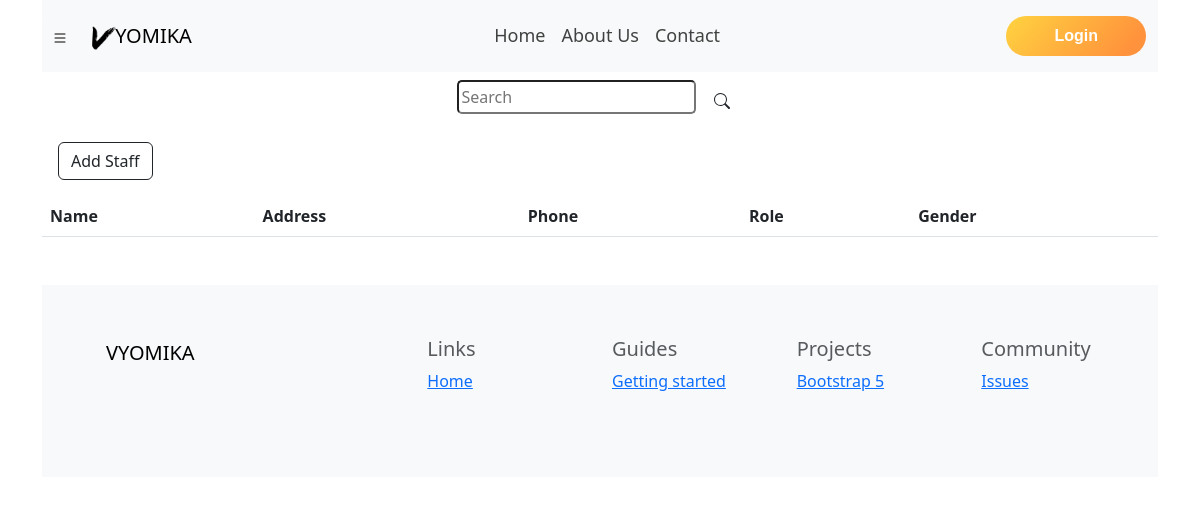
The page /management/staff/ on the database as committed earlier.
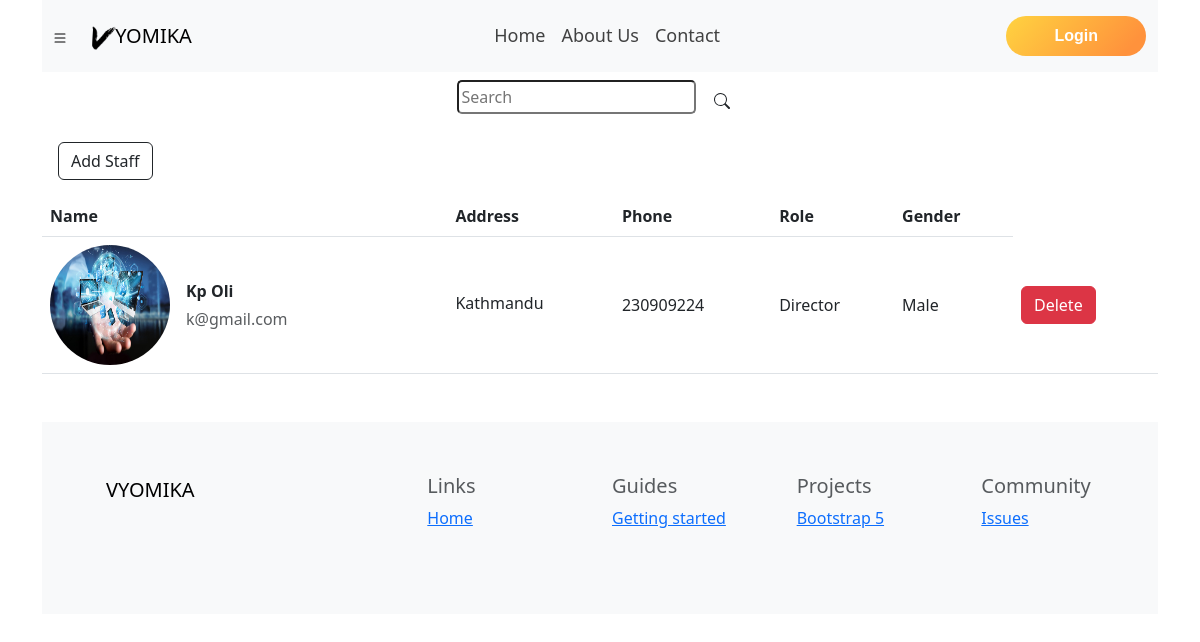
The same page on the database as committed later.
### Student/models.py (models this page shows, shortened)
class Staff(models.Model):
    stf_id = models.AutoField(primary_key=True)
    user = models.ForeignKey(UserAccount, on_delete = models.CASCADE)
    stfname = models.CharField(default='', max_length=55)
    stfemail = models.CharField(default='', max_length=100)
    stfadd = models.CharField(default='', max_length=255)
    stfphone = models.CharField(default='', max_length=10)
    stfrole = models.CharField(default='', max_length=55)
    stfgender = models.CharField(default='', max_length=6)
    stfimage = models.ImageField(default='', upload_to='stdimg')

### Student/views.py (the view)
# urls.py: path('staff/', views.staff, name='staff'),
def staff(request):
    staff = Staff.objects.all()
    return render(request, 'Student/staffmgmt.html', {'staff':staff})

### templates/Student/staffmgmt.html (shortened to what this page needs)
{% extends 'base.html' %}
{% block body %}
{% block search %}
<div class="col-md-12 my-2 d-flex justify-content-end">
    <form action="searchstf/" method="get" class="form" style="position: initial;">
        <input class="mr-sm-3" type="search" placeholder="Search" name='query' id="query" aria-label="Search"
            style="border-radius: 5px; height: 2.1em;">
        <button class="btn btn-outline-none my-2 my-sm-0" id="search_button_base" type="submit"></button>
    </form>
</div>
{% endblock %}
<a href="addStaff/"><button type="button" class="btn btn-outline-dark m-3">Add Staff</button></a>
<table class="table align-middle mb-0 bg-white">
    <thead class="bg-light">
        <tr>
            <th>Name</th>
            <th>Address</th>
            <th>Phone</th>
            <th>Role</th>
            <th>Gender</th>
        </tr>
    </thead>
    <tbody>
        {% for stf in staff %}
        <tr>
            <td>
                <div class="d-flex align-items-center">
                    <img src="/media/{{stf.stfimage}}" alt="" style="width: 120px; height: 120px"
                        class="rounded-circle" />
                    <div class="ms-3">
                        <p class="fw-bold mb-1">{{stf.stfname}}</p>
                        <p class="text-muted mb-0">{{stf.stfemail}}</p>
                    </div>
                </div>
            </td>
            <td>
                <p class="fw-normal mb-1">{{stf.stfadd}}</p>
            </td>
            <td>{{stf.stfphone}}</td>
            <td>{{stf.stfrole}}</td>
            <td>{{stf.stfgender}}</td>
            <td>
                <form action="{% url 'delete_staff' stf.stf_id %}" method="POST">
                    <button type="submit" class="btn btn-danger">Delete</button>
                </form>
            </td>
        </tr>
        {% endfor %}
    </tbody>
</table>
{% endblock %}

Rows that differ between the two databases and show on the page:
added Staff: stfimage (picture), stfname "Kp Oli", stfemail "k@gmail.com", stfadd "Kathmandu", stfphone "230909224", stfrole "Director", stfgender "Male"
